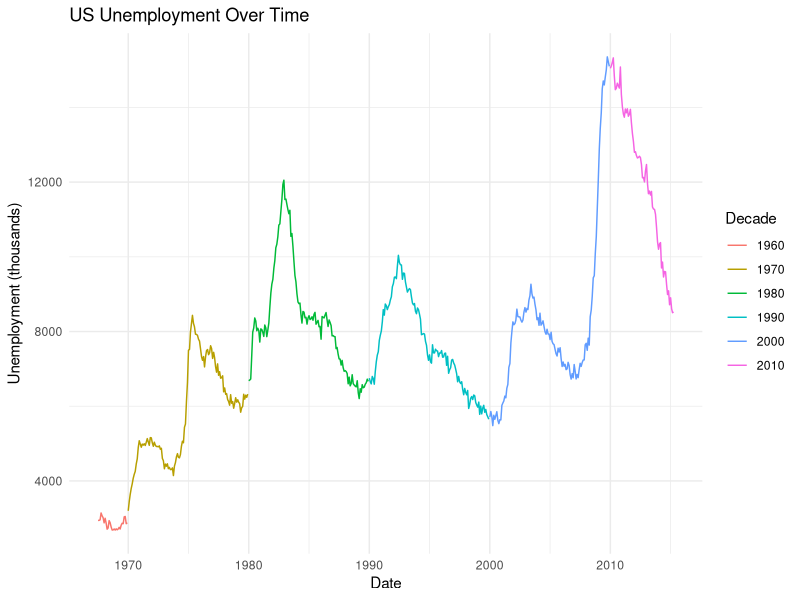
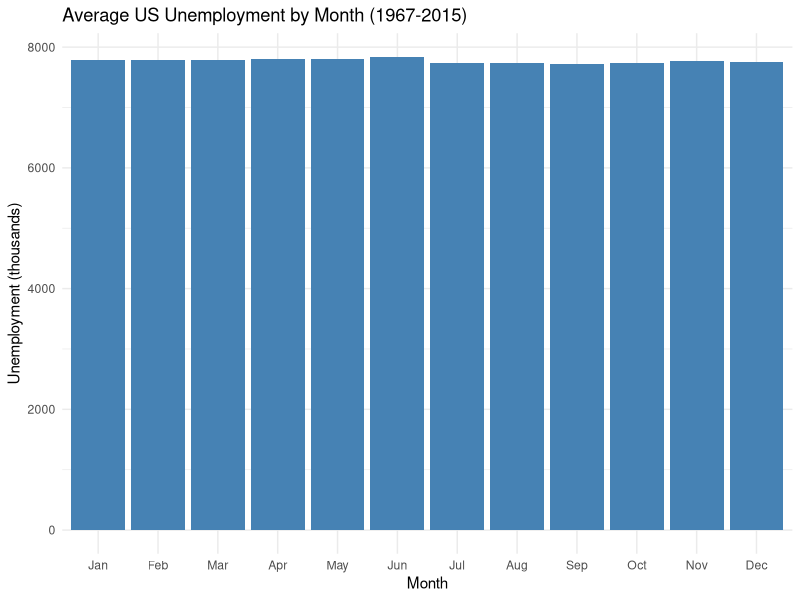
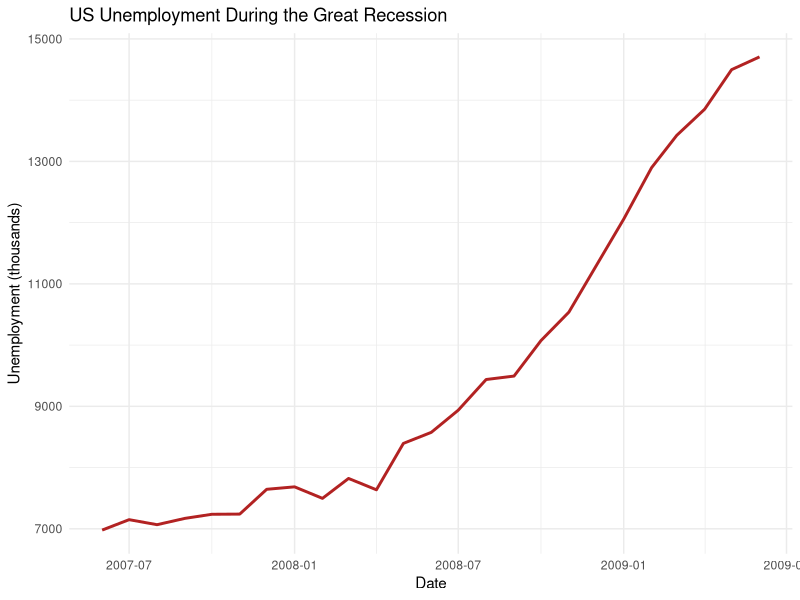

These figures' R source, in order:
## ---- chunk 1
library(tidyverse)
library(lubridate)
knitr::opts_chunk$set(echo = TRUE, warning = FALSE, message = FALSE)
## ---- chunk 2
ymd("2025-06-15")
ymd("2025/06/15")
ymd("20250615")
## ---- chunk 3
mdy("06-15-2025")
mdy("June 15, 2025")
mdy("Jun 15 2025")
## ---- chunk 4
dmy("15-06-2025")
dmy("15 June 2025")
dmy("15/06/2025")
## ---- chunk 5
date_strings <- c("January 1, 2025", "February 14, 2025", "July 4, 2025", "December 25, 2025")
mdy(date_strings)
## ---- chunk 6
ymd_hms("2025-06-15 14:30:45")
mdy_hm("June 15, 2025 2:30 PM")
## ---- chunk 7
ymd_hms("2025-06-15 14:30:45", tz = "America/New_York")
## ---- chunk 8
event_data <- tibble(
  event = c("Conference", "Workshop", "Seminar", "Retreat"),
  yr = c(2025, 2025, 2025, 2026),
  mo = c(3, 6, 9, 1),
  dy = c(10, 22, 5, 15)
)

event_data %>%
  mutate(event_date = make_date(yr, mo, dy))
## ---- chunk 9
today()
now()
## ---- chunk 10
dt <- ymd_hms("2025-06-15 14:30:45")

year(dt)
month(dt)
mday(dt)      # day of the month
wday(dt)      # day of the week (1 = Sunday by default)
hour(dt)
quarter(dt)
## ---- chunk 11
month(dt, label = TRUE)
month(dt, label = TRUE, abbr = FALSE)
## ---- chunk 12
wday(dt, label = TRUE)
wday(dt, label = TRUE, abbr = FALSE)
## ---- chunk 13
sales_data <- tibble(
  transaction_date = ymd_hms(c(
    "2025-01-10 09:15:00", "2025-02-14 11:30:00",
    "2025-03-22 16:45:00", "2025-04-01 08:00:00",
    "2025-05-18 13:20:00", "2025-06-30 17:55:00"
  )),
  amount = c(150, 280, 95, 420, 175, 310)
)

sales_data %>%
  mutate(
    sale_month = month(transaction_date, label = TRUE),
    sale_day = wday(transaction_date, label = TRUE),
    sale_quarter = quarter(transaction_date)
  )
## ---- chunk 14
ymd("2025-01-01") + ddays(30)
ymd("2025-01-01") + dweeks(2)
ymd_hms("2025-06-15 10:00:00") + dhours(3)
## ---- chunk 15
ymd("2025-01-01") + months(6)
ymd("2025-01-31") + months(1)    # February doesn't have 31 days, so you get NA
ymd("2025-03-15") + years(2) + months(3) + days(10)
## ---- chunk 16
as.numeric(ymd("2025-12-31") - ymd("2025-01-01"))
## ---- chunk 17
spring_semester <- ymd("2025-01-13") %--% ymd("2025-05-09")

ymd("2025-03-15") %within% spring_semester
ymd("2025-06-01") %within% spring_semester
## ---- chunk 18
transactions <- tibble(
  date = ymd(c(
    "2025-01-05", "2025-01-18", "2025-01-29",
    "2025-02-03", "2025-02-14", "2025-02-27",
    "2025-03-08", "2025-03-15", "2025-03-30"
  )),
  revenue = c(1200, 950, 1100, 1350, 800, 1500, 1050, 1200, 900)
)

transactions %>%
  mutate(month = floor_date(date, unit = "month")) %>%
  group_by(month) %>%
  summarize(
    total_revenue = sum(revenue),
    n_transactions = n()
  )
## ---- chunk 19
meeting_time <- ymd_hms("2025-06-15 10:00:00", tz = "America/New_York")
with_tz(meeting_time, tzone = "Asia/Tokyo")    # same moment, displayed in Tokyo time
## ---- chunk 20
economics %>%
  mutate(decade = factor(10 * (year(date) %/% 10))) %>%
  ggplot(aes(x = date, y = unemploy, color = decade)) +
  geom_line() +
  labs(
    title = "US Unemployment Over Time",
    x = "Date", y = "Unemployment (thousands)", color = "Decade"
  ) +
  theme_minimal()
## ---- chunk 21
economics %>%
  mutate(month = month(date, label = TRUE)) %>%
  group_by(month) %>%
  summarize(avg_unemploy = mean(unemploy)) %>%
  ggplot(aes(x = month, y = avg_unemploy)) +
  geom_col(fill = "steelblue") +
  labs(
    title = "Average US Unemployment by Month (1967-2015)",
    x = "Month", y = "Unemployment (thousands)"
  ) +
  theme_minimal()
## ---- chunk 22
# Filter to the Great Recession and plot
economics %>%
  filter(between(date, ymd("2007-06-01"), ymd("2009-06-01"))) %>%
  ggplot(aes(x = date, y = unemploy)) +
  geom_line(color = "firebrick", linewidth = 1) +
  labs(
    title = "US Unemployment During the Great Recession",
    x = "Date", y = "Unemployment (thousands)"
  ) +
  theme_minimal()
